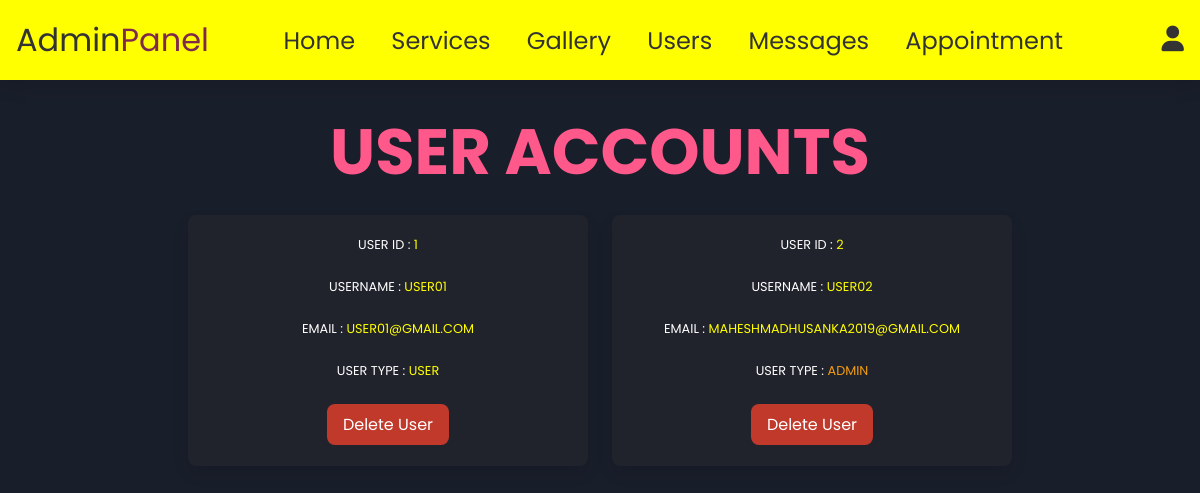
Screenshot of /admin_users.php (signed in) with the database file from the repository.
### tables this page shows
CREATE TABLE `users` (
  `id` int(11) NOT NULL,
  `name` varchar(100) NOT NULL,
  `email` varchar(100) NOT NULL,
  `password` varchar(100) NOT NULL,
  `user_type` varchar(20) NOT NULL DEFAULT 'user'
);

### admin_users.php (the view, shortened to what this page needs)
<?php
include 'config.php';
?>
<!DOCTYPE html>
<html lang="en">
<head>
   <link rel="stylesheet" href="https://cdnjs.cloudflare.com/ajax/libs/font-awesome/6.0.0/css/all.min.css">
   <link rel="stylesheet" href="css/admin_style.css">
</head>
<body>
<div class="back_2">
<?php include 'admin_header.php'; ?>
<section class="users">
   <h1 class="title"> user accounts </h1>
   <div class="box-container">
      <?php
         $select_users = mysqli_query($conn, "SELECT * FROM `users`") or die('query failed');
         while($fetch_users = mysqli_fetch_assoc($select_users)){
      ?>
      <div class="box">
         <p> user id : <span><?php echo $fetch_users['id']; ?></span> </p>
         <p> username : <span><?php echo $fetch_users['name']; ?></span> </p>
         <p> email : <span><?php echo $fetch_users['email']; ?></span> </p>
         <p> user type : <span style="color:<?php if($fetch_users['user_type'] == 'admin'){ echo 'var(--orange)'; } ?>"><?php echo $fetch_users['user_type']; ?></span> </p>
         <a href="admin_users.php?delete=<?php echo $fetch_users['id']; ?>" onclick="return confirm('delete this user?');" class="delete-btn">delete user</a>
      </div>
      <?php
         };
      ?>
   </div>
</section>
<br>
<br>
<br>
<br>
<br>
<br>
<br>
<br>
<br>
<br>
<br>
<br>
<br>
<br>
<br>
<br>
<br>
        </div>
</body>
</html>

### css/admin_style.css (style rules this page uses)
:root { --purple:#7f2a4b; --yellow: yellow; --red:#c0392b; --orange:#f39c12; --black:#333; --white:#fff; --light-color:#666; --light-white:#ccc; --light-bg:#f5f5f5; --border:.1rem solid var(--black); --box-shadow:0 .5rem 1rem rgba(0,0,0,.1); }
.back_2 { background-color: rgb(25, 30, 43); height: 100%; width: 100%; }
* { font-family: 'Poppins', sans-serif; margin:0; padding:0; box-sizing: border-box; outline: none; border:none; text-decoration: none; }
.users .box-container { display: grid; grid-template-columns: repeat(auto-fit, 25rem); justify-content: center; gap:1.5rem; max-width: 1200px; margin:0 auto; align-items: flex-start; }
.users .box-container .box { background-color: rgba(53, 47, 47, 0.253); padding:1.3rem; box-shadow: var(--box-shadow); border-radius: .5rem; text-align: center; transition: all 0.4s ease-in-out; }
.users .box-container .box p { padding-bottom: 1.5rem; font-size: 0.8rem; color:var(--white); text-transform: uppercase; }
.users .box-container .box p span { color:var(--yellow); }
.users .box-container .box .delete-btn { margin-top: 0; }
.title { text-align: center; margin-top: 1.5rem; margin-bottom: 1rem; text-transform: uppercase; color:rgb(255, 89, 139); font-size: 4rem; transition: all 0.4s ease-in-out; }
.btn, .option-btn, .delete-btn, .white-btn { display: inline-block; margin-top: 1rem; padding:.5rem 1rem; cursor: pointer; color:var(--white); font-size: 1rem; border-radius: .5rem; text-transform: capitalize; }
.delete-btn { background-color: var(--red); }

### rows the page displays
users: id "1", name "USER01", email "USER01@GMAIL.COM", user_type "USER"
users: id "2", name "USER02", email "MAHESHMADHUSANKA2019@GMAIL.COM", user_type "ADMIN"
